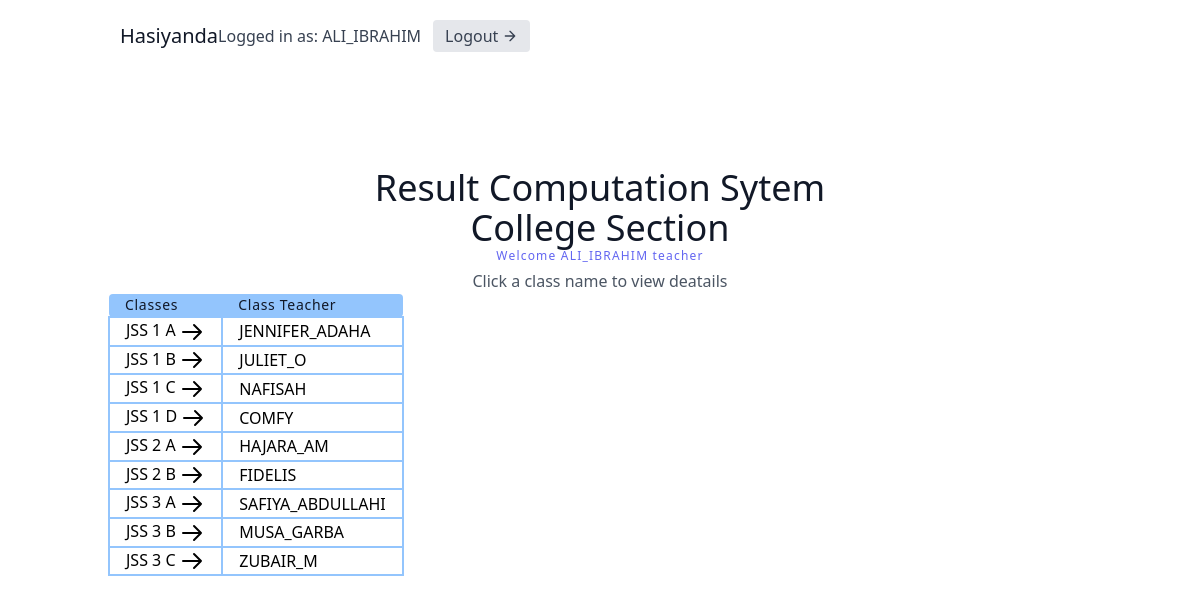
The page /classList/ (signed in) on the database its author committed.
### users/models.py (models this page shows, shortened)
class User(AbstractUser):
    class Role(models.TextChoices):
        ADMIN = 'admin'
        TEACHER = 'teacher'
        STUDENT = 'student'
    base_role = Role.TEACHER
    role = models.CharField(max_length=10, choices= Role.choices , null=True, blank=True)
    section = models.ForeignKey('result.section', on_delete=models.SET_NULL, null=True , blank=True)
    class Meta:
        db_table = 'auth_user'
    def __str__(self):
        return self.username

### result/models.py (models this page shows, shortened)
class section(models.Model):
    sectionName = models.CharField(max_length=100 , unique=True)
    def __str__(self):
        return self.sectionName

class classArmTeacher(models.Model):
    className = models.ForeignKey(all_class, on_delete=models.CASCADE, null=True)
    classArm = models.ForeignKey(classArm, related_name='classArm', on_delete=models.CASCADE, null=True)
    classTeacher = models.ForeignKey(User, on_delete=models.SET_NULL, null=True)
    date = models.DateTimeField(auto_now_add=True)
    class Meta:
        ordering = ['className']

class all_class(models.Model):
    className = models.CharField(max_length=100 , unique=True)
    section = models.ForeignKey(section, on_delete=models.CASCADE, null=True)
    complete = models.BooleanField(default=False)
    date = models.DateTimeField(auto_now_add=True)
    def __str__(self):
        return self.className
    class Meta:
        ordering = ['className']

class classArm(models.Model):
    armName = models.CharField(max_length=100 , unique=True)
    def __str__(self):
        return self.armName
    class Meta:
        ordering = ['armName']

### result/views.py (the view)
# urls.py: path('classList/', classList.as_view(), name='classList'),
class classList(ListView):
    model = classArmTeacher
    template_name = 'result/classList.html'
    def get_context_data(self, **kwargs):
        context = super(classList, self).get_context_data(**kwargs)
        if self.request.user.is_staff:
            context['all_class'] = classArmTeacher.objects.all()
        else:
            context['teacherSubject'] = allsubject.objects.filter(subjectTeacher=self.request.user)
            context['all_class'] = classArmTeacher.objects.filter(id__in=context['teacherSubject'].values_list('className', flat=True))
        return context

### result/templates/result/classList.html (shortened to what this page needs)
<script src="https://cdn.tailwindcss.com"></script>
<link rel="stylesheet" href="https://cdn.tailgrids.com/tailgrids-fallback.css" />
{% include 'navbar.html' %}
<section class="text-gray-600 body-font">
   <div class="container px-5 py-24 mx-auto">
     <div class="flex flex-col text-center w-full">
       <h1 class="sm:text-4xl text-3xl font-medium title-font text-gray-900">Result Computation Sytem</h1>
       <h1 class="sm:text-4xl text-3xl font-medium title-font text-gray-900">{{ user.section }} Section</h1>
       <h2 class="text-xs text-indigo-500 tracking-widest font-medium title-font mb-1">Welcome {{user.username}} {{user.role}}</h2>
       <p class=" mx-auto leading-relaxed text-base">Click a class name to view deatails</p>
     </div>
     <div class="w-full mx-auto">
      <table class="table-auto w-auto text-left whitespace-no-wrap">
        <thead>
          <tr>
            <th class="px-4 title-font tracking-wider font-medium text-gray-900 text-sm bg-blue-300 rounded-tl rounded-bl">Classes</th>
            <th class="px-4 title-font tracking-wider font-medium text-gray-900 text-sm bg-blue-300 rounded-tr rounded-br">Class Teacher</th>
          </tr>
        </thead>
        <tbody>
           {% for class in all_class %}
          <tr>
            <td class="hover:bg-green-300 px-4 border-2 border-blue-300">
              <a href="{% url 'result:classDetails' class.id %}">
               {{ class.className }} {{ class.classArm }}
               <svg xmlns="http://www.w3.org/2000/svg" class="h-6 w-6 inline-block" fill="none" viewBox="0 0 24 24" stroke="currentColor">
             </a>
           </td>
            <td class="px-4 border-2 border-blue-300"> {{ class.classTeacher }} </td>
          </tr>
          {% empty %}
            <h1 class="text-gray-900">No Results</h1>
            {% endfor %}
        </tbody>
      </table>
    </div>
   </div>
 </section>

### templates/navbar.html (shortened to what this page needs)
<header class="text-gray-700 body-font">
<link rel="stylesheet" href="https://cdnjs.cloudflare.com/ajax/libs/animate.css/3.5.2/animate.min.css">
    <div class="container mx-auto flex flex-wrap p-5 flex-col md:flex-row items-center">
      <a href="" class="flex title-font font-medium items-center text-gray-900 mb-4 md:mb-0">
        <span class="ml-3 text-xl">Hasiyanda</span>
      </a>
      {% if request.user.is_authenticated %}
        Logged in as: {{ request.user.username }}
        <a href="{% url 'result:logoutUser'  %}" class="ml-3 inline-flex items-center bg-gray-200 border-0 py-1 px-3 focus:outline-none hover:bg-gray-300 rounded text-base mt-4 md:mt-0">
          Logout
            <svg fill="none" stroke="currentColor" stroke-linecap="round" stroke-linejoin="round" stroke-width="2" class="w-4 h-4 ml-1" viewBox="0 0 24 24">
                <path d="M5 12h14M12 5l7 7-7 7"></path>
            </svg>
        </a>
      {% endif %}
    </div>
</header>

### rows shown on the page
classArmTeacher: className "JSS 1", classArm "A", classTeacher "JENNIFER_ADAHA"
classArmTeacher: className "JSS 1", classArm "B", classTeacher "JULIET_O"
classArmTeacher: className "JSS 1", classArm "C", classTeacher "NAFISAH"
classArmTeacher: className "JSS 1", classArm "D", classTeacher "COMFY"
classArmTeacher: className "JSS 2", classArm "A", classTeacher "HAJARA_AM"
classArmTeacher: className "JSS 2", classArm "B", classTeacher "FIDELIS"
classArmTeacher: className "JSS 3", classArm "A", classTeacher "SAFIYA_ABDULLAHI"
classArmTeacher: className "JSS 3", classArm "B", classTeacher "MUSA_GARBA"
classArmTeacher: className "JSS 3", classArm "C", classTeacher "ZUBAIR_M"

### other values the page prints
{{ request.user.username }} "ALI_IBRAHIM"
{{ user.section }} "College"
{{ user.username }} "ALI_IBRAHIM"
{{ user.role }} "teacher"
